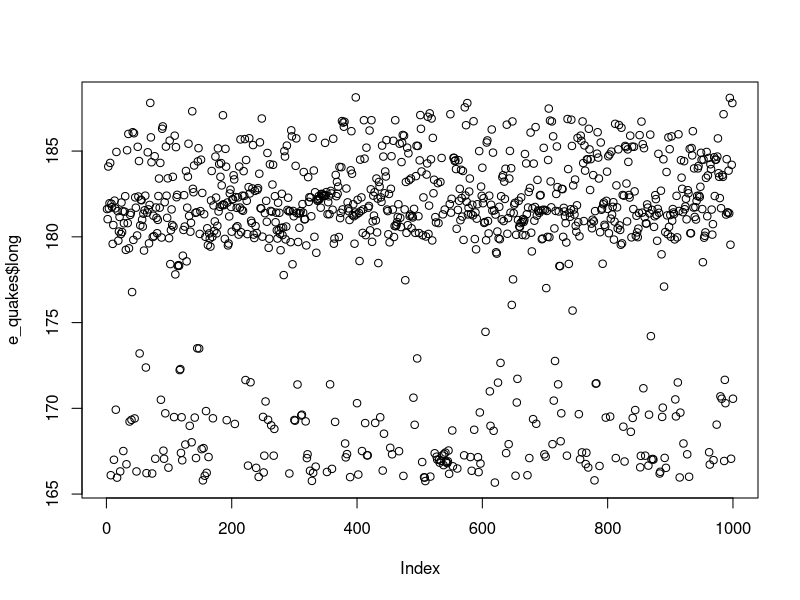
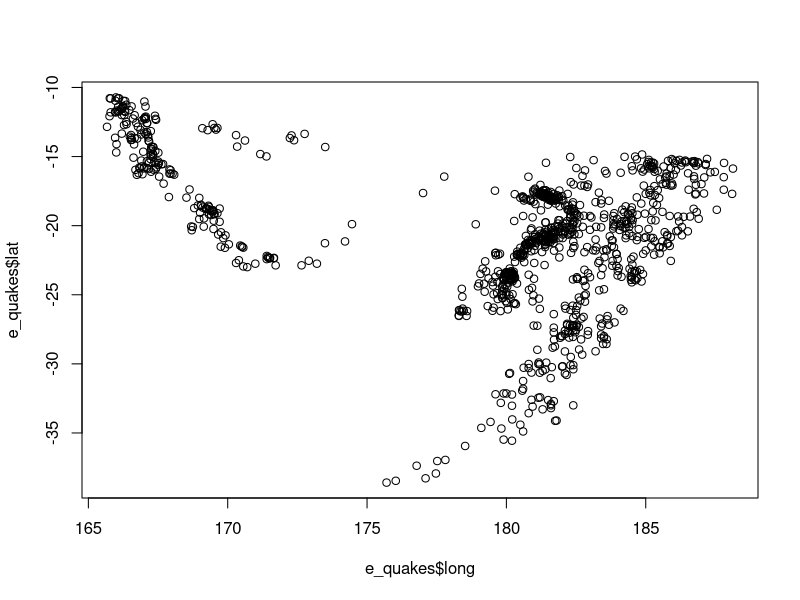
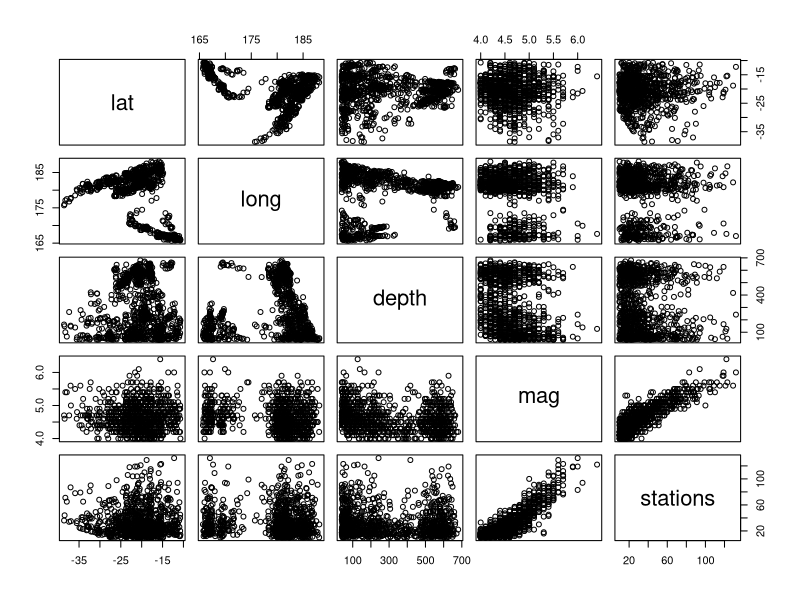
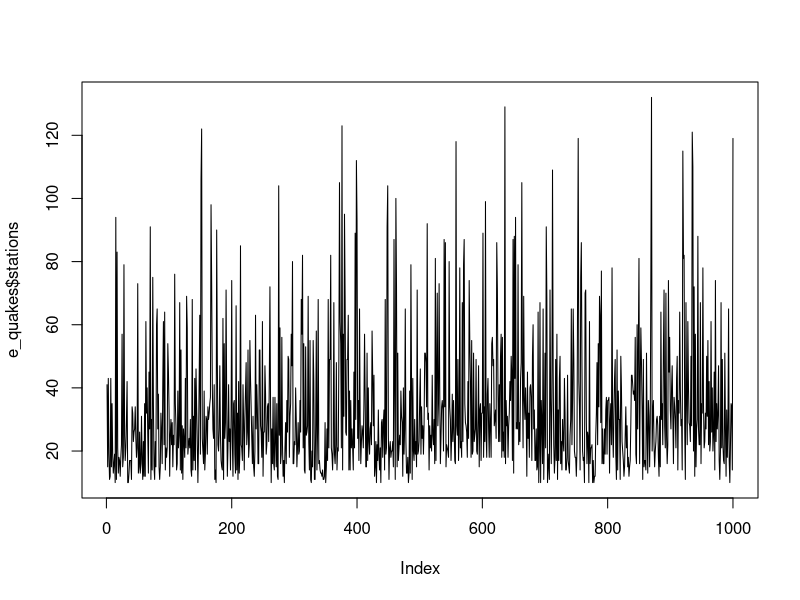
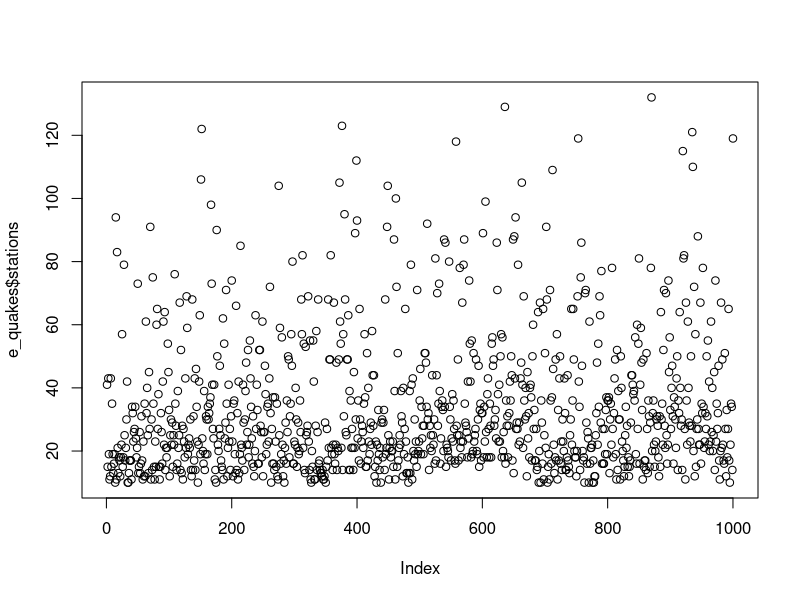
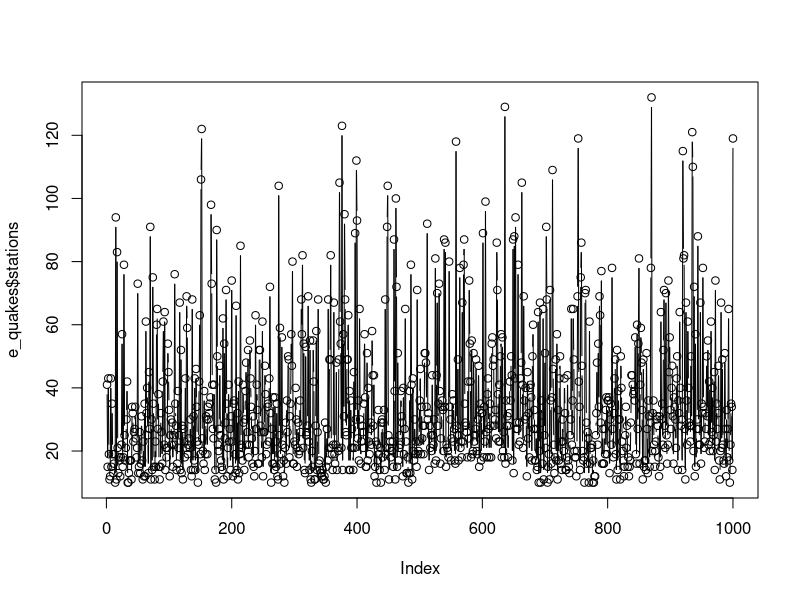
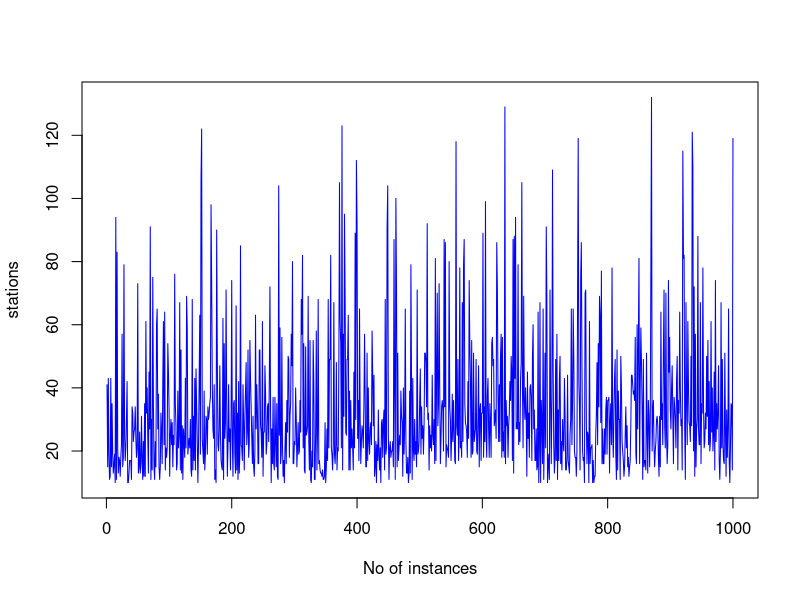
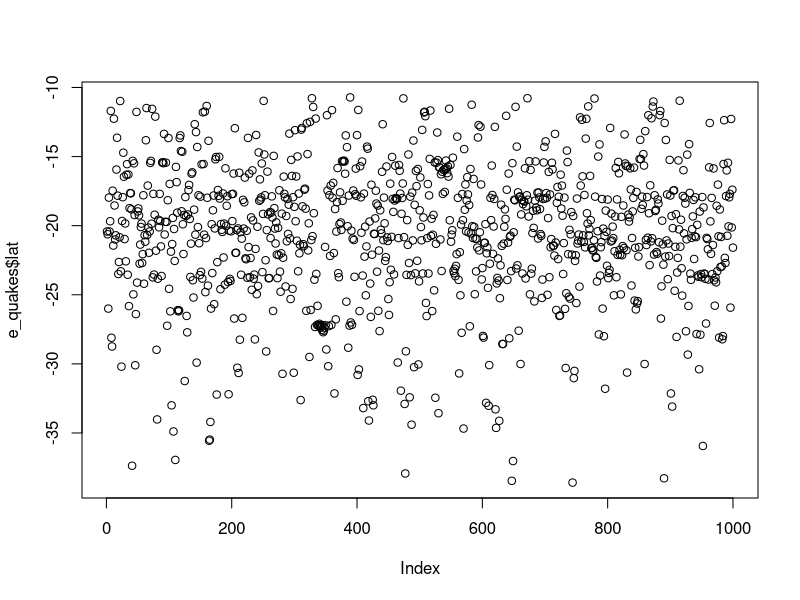

Write R code to recreate these figures, in order. (Note: this script raises an error after producing the figures.)
# Homework
e_quakes<-datasets::quakes
#skewness
#kurtosis
#var
#standard deviation

#Export dataframe to local machine
write.csv(airquality,"airquality.csv")


#==========
e_quakes <-datasets::quakes

# Top 10 rows
head(e_quakes,10)

# Top 10 Column
tail(e_quakes,10)


e_quakes[,c(1,2)]
df<-e_quakes[,-6]
summary(e_quakes)
e_quakes[,1]
e_quakes$long
summary(e_quakes$long)

# Plots
plot(e_quakes$long)
plot(e_quakes$long,e_quakes$lat)
plot(e_quakes)

# Type - L - line, P- Point, b - both
plot(e_quakes$stations,type = "l")
plot(e_quakes$stations,type = "p")
plot(e_quakes$stations,type = "b")
plot(e_quakes$stations,ylab ="stations", xlab = "No of instances",col ='blue',type = "l")


####################
plot(e_quakes$lat)
plot(e_quakes$lat,e_quakes$long,type="p")
plot(e_quakes)
# points and lines 
plot(e_quakes$lat, type= "b") # p: points, l: lines,b: both
plot(e_quakes$lat, ylab = 'Latitude', 
     xlab = 'No of Instances', main = 'Latitude for places',
     col = 'blue')

#Histogram
hist(e_quakes$lat)


###
#Single box plot 
boxplot(e_quakes$lat,main="Lat_Boxplot")
# Multiple box plots
boxplot(e_quakes,main='Multiple')
#margin of the grid(mar), 
#no of rows and columns(mfrow), 
#whether a border is to be included(bty) 
#and position of the 
#labels(las: 1 for horizontal, las: 0 for vertical)
#bty - box around the plot
par(mfrow=c(3,3),mar=c(2,5,2,1),  las=0, bty="o")


plot(e_quakes$lat)
plot(e_quakes$lat, e_quakes$stations)
plot(e_quakes$stations, type= "l")
plot(e_quakes$mag, type= "l")
plot(e_quakes$depth, type= "l")

skewness(e_quakes)
kurtosis(e_quakes)
var(e_quakes)
sd(e_quakes$depth,na.rm=F)
sd(e_quakes$lat,na.rm=F)
